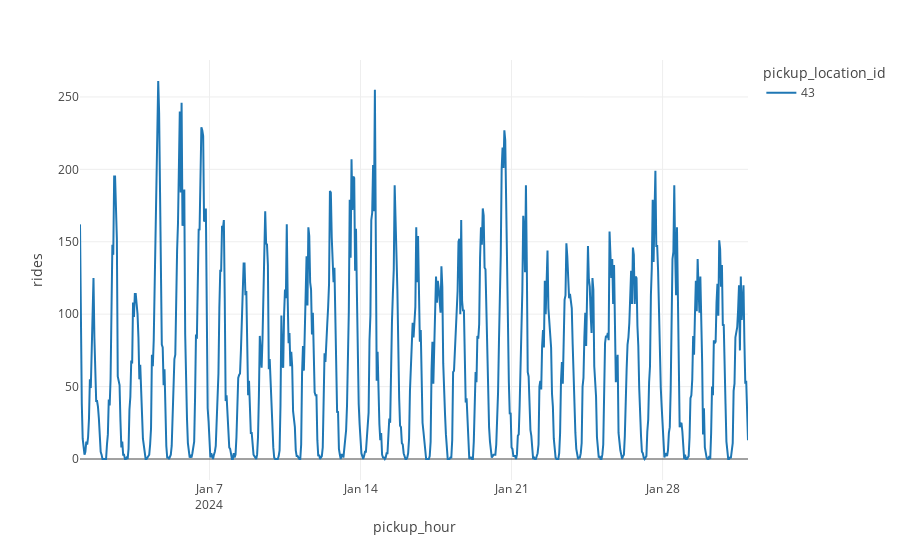

Notebook code for this chart:
### Code cell
#Plotting time series for Central Park - Location 43
plot_rides(agg_rides_all_slots, locations=[43])

### Figure 1 — Plotly figure (JSON) as saved in the notebook; plotly's stock layout.template omitted (floating-point values rounded to 4 significant figures; data arrays with more than 128 entries replaced by an {"elided": "..."} marker saying what was removed)
{"data": [{"hovertemplate": "pickup_location_id=43<br>pickup_hour=%{x}<br>rides=%{y}<extra></extra>", "legendgroup": "43", "line": {"color": "#1F77B4", "dash": "solid"}, "marker": {"symbol": "circle"}, "mode": "lines", "name": "43", "orientation": "v", "showlegend": true, "type": "scatter", "x": {"elided": "744 str values"}, "xaxis": "x", "y": {"elided": "744 int values"}, "yaxis": "y"}], "layout": {"legend": {"title": {"text": "pickup_location_id"}, "tracegroupgap": 0}, "margin": {"t": 60}, "xaxis": {"anchor": "y", "domain": [0, 1], "title": {"text": "pickup_hour"}}, "yaxis": {"anchor": "x", "domain": [0, 1], "title": {"text": "rides"}}}}
